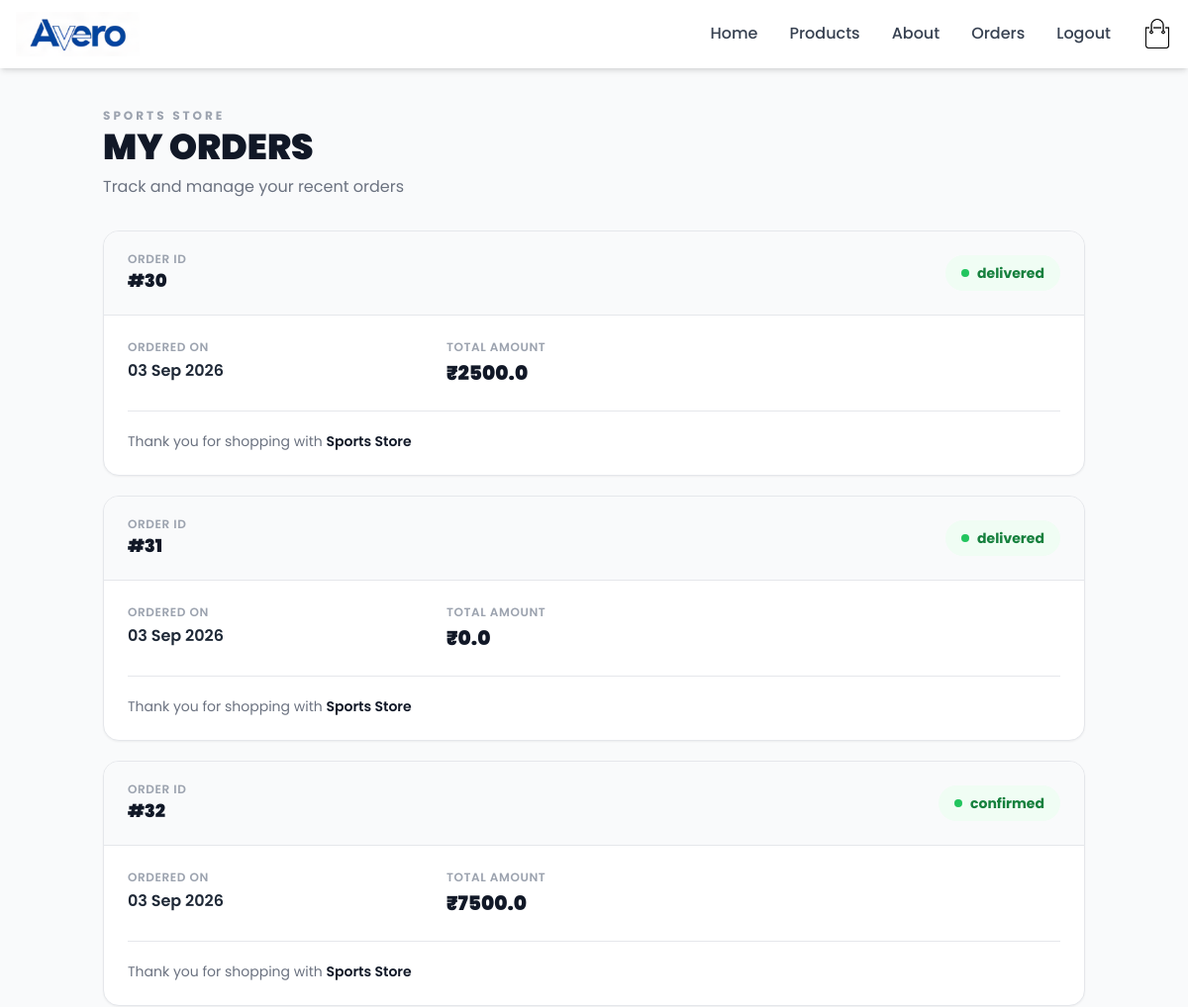
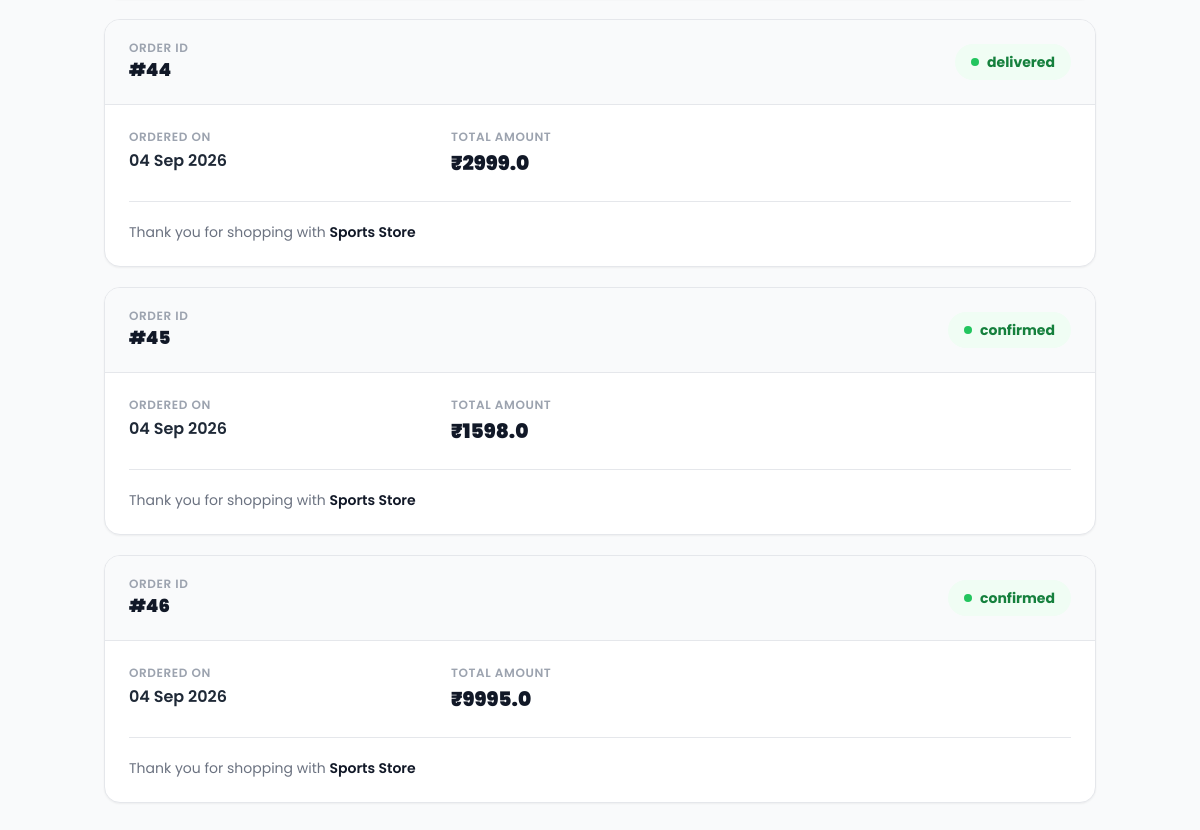
/order/orderview (signed in), run on the app's committed database (2 pictures, top to bottom).
### orders/models.py (models this page shows, shortened)
class Order(models.Model):
    LIVE=1
    DELETE=0
    DELETE_CHOICES=((LIVE,"live"),(DELETE,"delete"))
    CART_STAGE=0
    ORDER_CONFIRMED=1
    ORDER_PROCESSED=2
    OREDR_DELIVERD=3
    ORDER_REJETED=4
    STATUS_CHOICE=((ORDER_PROCESSED,"ORDER_PROCESSED"),
                   (OREDR_DELIVERD," OREDR_DELIVERD"),
                   (ORDER_REJETED," ORDER_REJETED"),
                   (CART_STAGE, "Cart"),
                    (ORDER_CONFIRMED, "Order Confirmed")
                   )
    razorpay_order_id=models.CharField(max_length=200,blank=True,null=True)
    razorpay_payment_id=models.CharField(max_length=200,blank=True,null=True)
    razorpay_signature=models.CharField(max_length=500,blank=True,null=True)
    payment_status=models.CharField(max_length=20,default="pending")
    order_status=models.IntegerField(choices=STATUS_CHOICE,default=0)
    total_price=models.FloatField(default=0)
    owner=models.ForeignKey(Customer,on_delete=models.SET_NULL,null=True,related_name="orders")
    created_at=models.DateTimeField(auto_now_add=True)
    updated_at=models.DateTimeField(auto_now=True)
    delete_status=models.IntegerField(choices= DELETE_CHOICES,default=LIVE)

### orders/views.py (the view)
# urls.py: path('orderview',views.view_orders,name='view'),
@login_required(login_url='signup')
def view_orders(request):
    user=request.user
    customer=user.customer_profile
    all_orders=Order.objects.filter(owner=customer).exclude(order_status=Order.CART_STAGE)
    context={"orders":all_orders}
    return render(request,"orders.html",context)

### orders/templatetags/get_status.py (called while the page is built)
@register.simple_tag(name="get_status")
def get_status(status):
     status=status-1
     status_array=['confirmed','processed','delivered','rejected']
     return status_array[status]

### templates/orders.html (shortened to what this page needs)
{% extends 'blank.html' %}
{% block content %}
{% if messages %}
{% for message in messages %}
<li class="{{message.tags}}">{{message}}</li>
{% endfor %}
{% else %}
{% include "ordercontent.html" %}
{% endif %}
{% endblock content %}

### templates/ordercontent.html (shortened to what this page needs)
{% load get_status %}
<div class="min-h-screen bg-gray-50 py-10">
    <div class="max-w-5xl mx-auto px-4">
        <div class="mb-8">
            <p class="text-xs font-bold tracking-[0.25em] text-gray-400 uppercase">
                Sports Store
            </p>
            <h1 class="text-3xl md:text-4xl font-black text-gray-900 mt-1">
                MY ORDERS
            </h1>
            <p class="text-gray-500 mt-2">
                Track and manage your recent orders
            </p>
        </div>
        {% if orders %}
            <div class="space-y-5">
                {% for i in orders %}
                <div class="bg-white border border-gray-200 rounded-2xl
                            shadow-sm hover:shadow-md transition overflow-hidden">
                    <div class="px-5 md:px-6 py-5 border-b bg-gray-50">
                        <div class="flex flex-col sm:flex-row
                                    sm:items-center sm:justify-between gap-4">
                            <div>
                                <p class="text-xs text-gray-400 uppercase
                                          tracking-wider font-semibold">
                                    Order ID
                                </p>
                                <p class="text-lg font-black text-gray-900">
                                    #{{ i.id }}
                                </p>
                            </div>
                            <span class="inline-flex w-fit items-center gap-2
                                         px-4 py-2 rounded-full
                                         bg-green-50 text-green-700
                                         text-sm font-bold">
                                <span class="w-2 h-2 bg-green-500 rounded-full"></span>
                                {% get_status i.order_status %}
                            </span>
                        </div>
                    </div>
                    <div class="p-5 md:p-6">
                        <div class="grid grid-cols-2 md:grid-cols-3 gap-6">
                            <div>
                                <p class="text-xs text-gray-400 uppercase
                                          tracking-wider font-semibold">
                                    Ordered On
                                </p>
                                <p class="font-semibold text-gray-800 mt-1">
                                    {{ i.created_at|date:"d M Y" }}
                                </p>
                            </div>
                            <div>
                                <p class="text-xs text-gray-400 uppercase
                                          tracking-wider font-semibold">
                                    Total Amount
                                </p>
                                <p class="font-black text-xl text-gray-900 mt-1">
                                    ₹{{ i.total_price }}
                                </p>
                            </div>
                        </div>
                        <div class="flex flex-col sm:flex-row
                                    sm:items-center sm:justify-between
                                    gap-4 mt-6 pt-5 border-t">
                            <p class="text-sm text-gray-500">
                                Thank you for shopping with
                                <span class="font-semibold text-gray-900">
                                    Sports Store
                                </span>
                            </p>
                        </div>
                    </div>
                </div>
                {% endfor %}
            </div>
        {% endif %}
    </div>
</div>

### templates/blank.html (style rules this page uses)
body { font-family: 'Poppins', sans-serif; }

### data on the page
Order: id "30", order_status "delivered", created_at "03 Sep 2026", total_price "2500.0"
Order: id "31", order_status "delivered", created_at "03 Sep 2026", total_price "0.0"
Order: id "32", order_status "confirmed", created_at "03 Sep 2026", total_price "7500.0"
Order: id "44", order_status "delivered", created_at "04 Sep 2026", total_price "2999.0"
Order: id "45", order_status "confirmed", created_at "04 Sep 2026", total_price "1598.0"
Order: id "46", order_status "confirmed", created_at "04 Sep 2026", total_price "9995.0"
